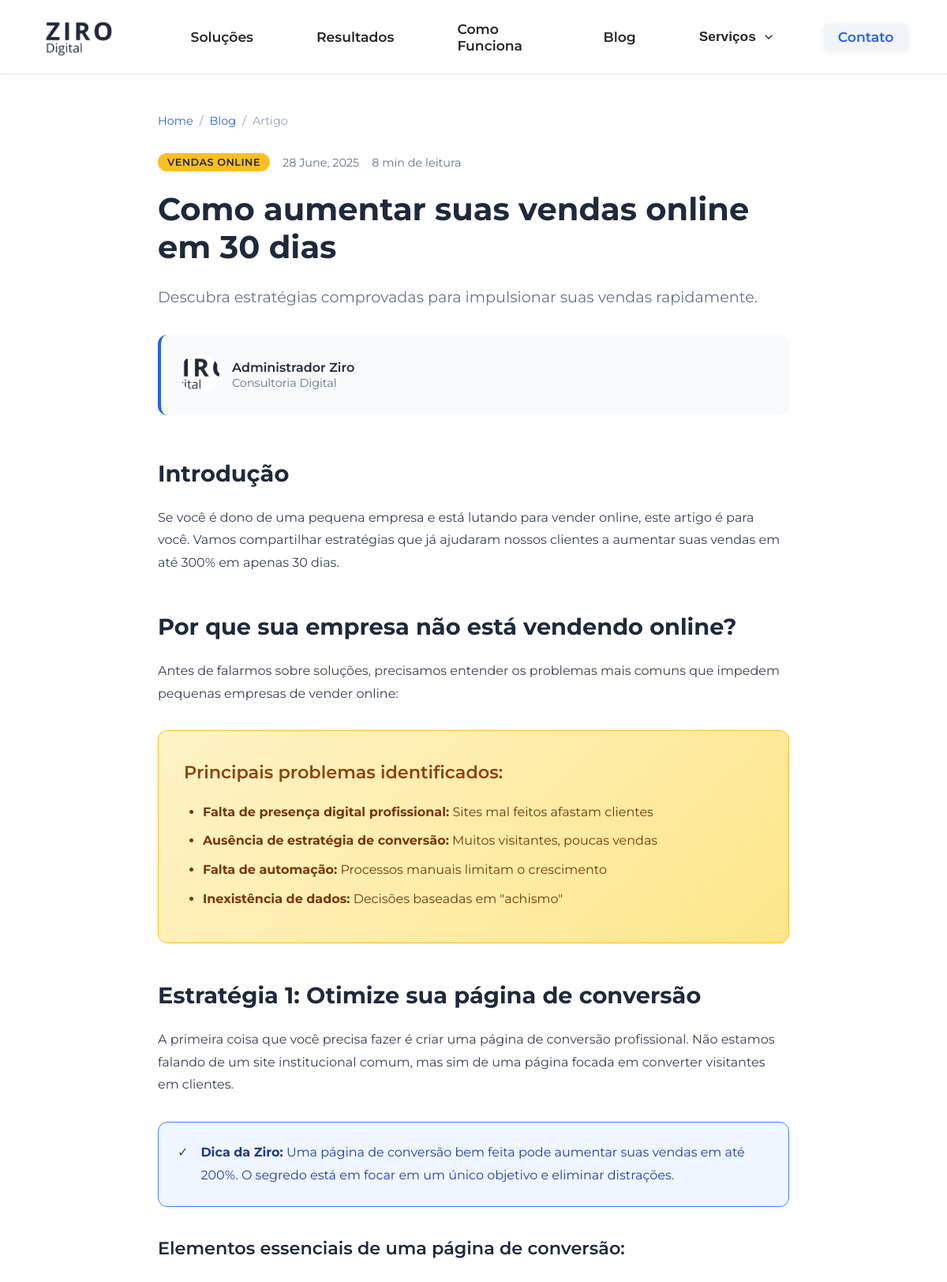
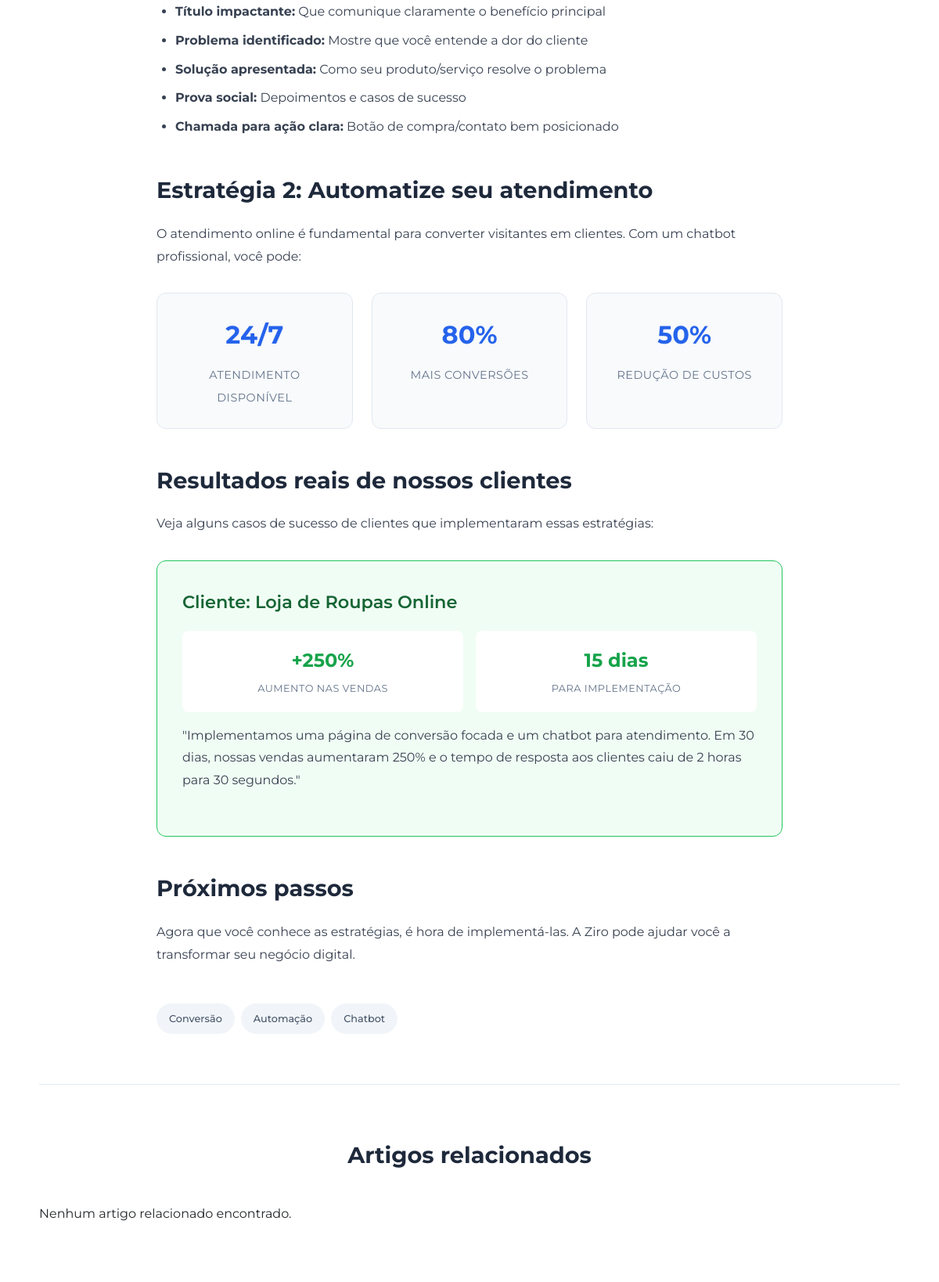
The page /blog/artigo.php?id=1 (upper part) on the database its author committed (2 pictures, top to bottom).
### tables this page shows
CREATE TABLE articles (
    id INT AUTO_INCREMENT PRIMARY KEY,
    title VARCHAR(255) NOT NULL,
    slug VARCHAR(255) UNIQUE NOT NULL,
    excerpt TEXT,
    content LONGTEXT NOT NULL,
    featured_image VARCHAR(255),
    author_id INT NOT NULL,
    category_id INT,
    status ENUM('draft', 'published', 'archived') DEFAULT 'draft',
    is_featured BOOLEAN DEFAULT FALSE,
    is_pinned BOOLEAN DEFAULT FALSE,
    allow_comments BOOLEAN DEFAULT TRUE,
    view_count INT DEFAULT 0,
    read_time INT DEFAULT 5,  
    seo_title VARCHAR(255),
    seo_description TEXT,
    seo_keywords TEXT,
    published_at DATETIME,
    created_at TIMESTAMP DEFAULT CURRENT_TIMESTAMP,
    updated_at TIMESTAMP DEFAULT CURRENT_TIMESTAMP ON UPDATE CURRENT_TIMESTAMP,
    FOREIGN KEY (author_id) REFERENCES users(id) ON DELETE CASCADE,
    FOREIGN KEY (category_id) REFERENCES categories(id) ON DELETE SET NULL,
    INDEX idx_slug (slug),
    INDEX idx_status (status),
    INDEX idx_featured (is_featured),
    INDEX idx_pinned (is_pinned),
    INDEX idx_published (published_at),
    INDEX idx_views (view_count),
    INDEX idx_author (author_id),
    INDEX idx_category (category_id)
);

CREATE TABLE categories (
    id INT AUTO_INCREMENT PRIMARY KEY,
    name VARCHAR(100) NOT NULL,
    slug VARCHAR(100) UNIQUE NOT NULL,
    description TEXT,
    color VARCHAR(7) DEFAULT '#2563eb',  
    icon VARCHAR(50),  
    is_featured BOOLEAN DEFAULT FALSE,
    sort_order INT DEFAULT 0,
    is_active BOOLEAN DEFAULT TRUE,
    created_at TIMESTAMP DEFAULT CURRENT_TIMESTAMP,
    updated_at TIMESTAMP DEFAULT CURRENT_TIMESTAMP ON UPDATE CURRENT_TIMESTAMP,
    INDEX idx_slug (slug),
    INDEX idx_featured (is_featured),
    INDEX idx_active (is_active),
    INDEX idx_sort (sort_order)
);

CREATE TABLE users (
    id INT AUTO_INCREMENT PRIMARY KEY,
    username VARCHAR(50) UNIQUE NOT NULL,
    email VARCHAR(100) UNIQUE NOT NULL,
    password_hash VARCHAR(255) NOT NULL,
    full_name VARCHAR(100) NOT NULL,
    role ENUM('admin', 'editor', 'author') DEFAULT 'author',
    avatar_url VARCHAR(255),
    bio TEXT,
    is_active BOOLEAN DEFAULT TRUE,
    last_login DATETIME,
    created_at TIMESTAMP DEFAULT CURRENT_TIMESTAMP,
    updated_at TIMESTAMP DEFAULT CURRENT_TIMESTAMP ON UPDATE CURRENT_TIMESTAMP,
    INDEX idx_username (username),
    INDEX idx_email (email),
    INDEX idx_role (role),
    INDEX idx_active (is_active)
);

### blog/artigo.php (the view, shortened to what this page needs)
<?php require_once __DIR__ . '/connection.php'; ?>
<?php
$id = isset($_GET['id']) ? (int)$_GET['id'] : null;
$stmt = $pdo->prepare("
    SELECT
        a.*,
        u.full_name as author_name,
        u.avatar_url as author_avatar,
        c.name as category_name,
        c.slug as category_slug,
        c.color as category_color,
        GROUP_CONCAT(t.name) as tags
    FROM articles a
    LEFT JOIN users u ON a.author_id = u.id
    LEFT JOIN categories c ON a.category_id = c.id
    LEFT JOIN article_tags at ON a.id = at.article_id
    LEFT JOIN tags t ON at.tag_id = t.id
    WHERE a.id = :id AND a.status = 'published'
    GROUP BY a.id
    LIMIT 1
");
$stmt->bindValue(':id', $id, PDO::PARAM_INT);
$stmt->execute();
$article = $stmt->fetch();
$relatedStmt = $pdo->prepare("
    SELECT id, title, excerpt, published_at, featured_image
    FROM articles
    WHERE status = 'published' AND category_id = :cat_id AND id != :id
    ORDER BY published_at DESC
    LIMIT 3
");
$relatedStmt->bindValue(':cat_id', $article['category_id'], PDO::PARAM_INT);
$relatedStmt->bindValue(':id', $article['id'], PDO::PARAM_INT);
$relatedStmt->execute();
$relatedArticles = $relatedStmt->fetchAll();
?>
<!DOCTYPE html>
<html lang="pt-BR">
<head>
    <link rel="stylesheet" href="../assets/css/style.css">
    <link rel="stylesheet" href="../assets/css/blog.css">
</head>
<body>
    <main>
        <section class="blog-content" aria-labelledby="blog-post-title">
            <div class="container">
                <article class="blog-post">
                    <nav class="breadcrumb" aria-label="NavegaÃ§Ã£o do breadcrumb">
                        <a href="/">Home</a>
                        <span>/</span>
                        <a href="/blog/">Blog</a>
                        <span>/</span>
                        <span aria-current="page" id="breadcrumb-title">Artigo</span>
                    </nav>
                    <header class="blog-post-header">
                        <div class="blog-post-meta">
                            <span class="blog-post-category" id="post-category"><?= htmlspecialchars($article['category_name'] ?? 'Sem categoria') ?></span>
                            <span class="blog-post-date" id="post-date"><?= date('d F, Y', strtotime($article['published_at'])) ?></span>
                            <span class="blog-post-read-time" id="post-read-time"><?= $article['read_time'] ?> min de leitura</span>
                        </div>
                        <h1 id="blog-post-title" class="blog-post-title"><?= htmlspecialchars($article['title']) ?></h1>
                        <p class="blog-post-excerpt" id="post-excerpt">
                            <?= htmlspecialchars($article['excerpt']) ?>
                        </p>
                        <div class="blog-post-author">
                            <div class="blog-post-author-avatar">
                                <img src="<?= htmlspecialchars($article['author_avatar'] ?: '../assets/images/ziro-logo.png') ?>" alt="<?= htmlspecialchars($article['author_name']) ?>" width="50" height="50">
                            </div>
                            <div class="blog-post-author-info">
                                <strong><?= htmlspecialchars($article['author_name']) ?></strong>
                                <span>Consultoria Digital</span>
                            </div>
                        </div>
                    </header>
                    <div class="blog-post-body" id="post-content">
                        <?= $article['content'] ?>
                        <?php if (!empty($article['tags'])): ?>
                        <div class="blog-post-tags" id="post-tags">
                            <?php
                            $tags = explode(',', $article['tags']);
                            foreach ($tags as $tag):
                                $tag = trim($tag);
                                if (!empty($tag)): ?>
                                    <span class="blog-post-tag"><?= htmlspecialchars($tag) ?></span>
                                <?php endif;
                            endforeach; ?>
                        </div>
                        <?php endif; ?>
                    </div>
                </article>
                <section class="blog-related" aria-labelledby="blog-related-title">
                    <h2 id="blog-related-title">Artigos relacionados</h2>
                    <div class="blog-related-grid" id="related-posts">
                        <?php if (!empty($relatedArticles)): ?>
                            <?php foreach ($relatedArticles as $rel): ?>
                                <article class="blog-related-post">
                                    <div class="blog-related-post-image">
                                        <?php if (!empty($rel['featured_image'])): ?>
                                            <img src="<?= htmlspecialchars($rel['featured_image']) ?>" alt="<?= htmlspecialchars($rel['title']) ?>" loading="lazy">
                                        <?php else: ?>
                                            <div class="related-post-visual">
                                                <div class="related-preview">
                                                    <div class="related-preview-header">
                                                        <div class="related-preview-dots">
                                                            <span></span>
                                                            <span></span>
                                                            <span></span>
                                                        </div>
                                                    </div>
                                                    <div class="related-preview-content">
                                                        <div class="related-text-line"></div>
                                                        <div class="related-text-line"></div>
                                                    </div>
                                                </div>
                                            </div>
                                        <?php endif; ?>
                                    </div>
                                    <div class="blog-related-post-content">
                                        <h3>
                                            <a href="artigo.php?id=<?= $rel['id'] ?>" class="blog-related-post-link">
                                                <?= htmlspecialchars($rel['title']) ?>
                                            </a>
                                        </h3>
                                        <p><?= htmlspecialchars($rel['excerpt']) ?></p>
                                        <span class="related-date"><?= date('d/m/Y', strtotime($rel['published_at'])) ?></span>
                                    </div>
                                </article>
                            <?php endforeach; ?>
                        <?php else: ?>
                            <p>Nenhum artigo relacionado encontrado.</p>
                        <?php endif; ?>
                    </div>
                </section>
            </div>
        </section>
    </main>
</body>
</html>

### assets/css/style.css (style rules this page uses)
body { font-family: 'Montserrat', Arial, sans-serif; background: #f7f8fa; color: #23272a; margin: 0; padding: 0; padding-top: 80px; }
.container { max-width: 1100px; margin: 0 auto; padding: 0 24px; }

### assets/css/blog.css (style rules this page uses)
.blog-content { padding: 4rem 0; background: #fff; }
.blog-post { max-width: 800px; margin: 0 auto; }
.breadcrumb { display: flex; align-items: center; gap: 0.5rem; margin-bottom: 2rem; font-size: 0.9rem; color: #64748b; }
.breadcrumb a { color: #2563eb; text-decoration: none; transition: color 0.2s; }
.breadcrumb span { color: #94a3b8; }
.blog-post-header { margin-bottom: 3rem; }
.blog-post-meta { display: flex; align-items: center; gap: 1rem; margin-bottom: 1.5rem; flex-wrap: wrap; }
.blog-post-category { background: #fbbf24; color: #1e293b; padding: 0.25rem 0.75rem; border-radius: 20px; font-size: 0.8rem; font-weight: 600; text-transform: uppercase; letter-spacing: 0.5px; }
.blog-post-date, .blog-post-read-time { color: #64748b; font-size: 0.9rem; }
.blog-post-title { font-size: 2.5rem; font-weight: 700; line-height: 1.2; margin: 0 0 1.5rem 0; color: #1e293b; }
.blog-post-excerpt { font-size: 1.2rem; color: #64748b; line-height: 1.6; margin: 0 0 2rem 0; }
.blog-post-author { display: flex; align-items: center; gap: 1rem; padding: 1.5rem; background: #f8fafc; border-radius: 12px; border-left: 4px solid #2563eb; }
.blog-post-author-avatar img { width: 50px; height: 50px; border-radius: 50%; object-fit: cover; }
.blog-post-author-info strong { display: block; color: #1e293b; font-weight: 600; }
.blog-post-author-info span { color: #64748b; font-size: 0.9rem; }
.blog-post-body { line-height: 1.8; color: #374151; }
.blog-post-body h2 { font-size: 1.8rem; font-weight: 700; color: #1e293b; margin: 2.5rem 0 1rem 0; }
.blog-post-body h3 { font-size: 1.4rem; font-weight: 600; color: #1e293b; margin: 2rem 0 1rem 0; }
.blog-post-body p { margin-bottom: 1.5rem; }
.blog-post-body ul { margin: 1.5rem 0; padding-left: 1.5rem; }
.blog-post-body li { margin-bottom: 0.5rem; }
.blog-post-highlight { background: linear-gradient(135deg, #fef3c7, #fde68a); border: 1px solid #fbbf24; border-radius: 12px; padding: 2rem; margin: 2rem 0; }
.blog-post-highlight h3 { color: #92400e; margin-top: 0; }
.blog-post-highlight ul { margin: 1rem 0 0 0; }
.blog-post-highlight li { color: #78350f; }
.blog-post-tip { display: flex; gap: 1rem; background: #eff6ff; border: 1px solid #3b82f6; border-radius: 12px; padding: 1.5rem; margin: 2rem 0; align-items: flex-start; }
.blog-post-tip-icon { flex-shrink: 0; }
.blog-post-tip-content { color: #1e40af; }
.blog-post-tip-content strong { color: #1e3a8a; }
.blog-post-stats { display: grid; grid-template-columns: repeat(3, 1fr); gap: 1.5rem; margin: 2rem 0; }
.blog-post-stat { text-align: center; padding: 1.5rem; background: #f8fafc; border-radius: 12px; border: 1px solid #e2e8f0; }
.blog-post-stat-number { display: block; font-size: 2rem; font-weight: 700; color: #2563eb; margin-bottom: 0.5rem; }
.blog-post-stat-label { font-size: 0.9rem; color: #64748b; text-transform: uppercase; letter-spacing: 0.5px; }
.blog-post-case { background: #f0fdf4; border: 1px solid #22c55e; border-radius: 12px; padding: 2rem; margin: 2rem 0; }
.blog-post-case h3 { color: #166534; margin-top: 0; }
.blog-post-case-results { display: grid; grid-template-columns: repeat(2, 1fr); gap: 1rem; margin: 1rem 0; }
.blog-post-case-result { text-align: center; padding: 1rem; background: white; border-radius: 8px; }
.blog-post-case-number { display: block; font-size: 1.5rem; font-weight: 700; color: #16a34a; }
.blog-post-case-label { font-size: 0.8rem; color: #64748b; text-transform: uppercase; letter-spacing: 0.5px; }
.blog-post-tags { display: flex; gap: 0.5rem; margin-top: 3rem; flex-wrap: wrap; }
.blog-post-tag { background: #f1f5f9; color: #475569; padding: 0.5rem 1rem; border-radius: 20px; font-size: 0.8rem; font-weight: 500; transition: all 0.2s; }
.blog-related { margin-top: 4rem; padding-top: 3rem; border-top: 1px solid #e2e8f0; }
.blog-related h2 { font-size: 1.8rem; font-weight: 700; color: #1e293b; margin-bottom: 2rem; text-align: center; }
.blog-related-grid { display: grid; grid-template-columns: repeat(3, 1fr); gap: 2rem; }

### rows shown on the page
articles: category.name "VENDAS ONLINE", published_at "28 June, 2025", read_time "8", title "Como aumentar suas vendas online em 30 dias", excerpt "Descubra estratégias comprovadas para impulsionar suas vendas rapidamente.", author.full_name "Administrador Ziro", content "Introdução Se você é dono de uma pequena empresa e está lutando para vender online, este artigo é para você. Vamos compartilhar estratégias que já ajudaram nossos clientes a aumentar suas vendas em até 300% em apenas 30 dias. Por que sua empresa não está vendendo online? Antes de falarmos sobre soluções, precisamos entender os problemas mais comuns que impedem pequenas empresas de vender online: Principais problemas identificados: Falta de presença digital profissional: Sites mal feitos afastam clientes Ausência de estratégia de conversão: Muitos visitantes, poucas vendas Falta de automação: Processos manuais limitam o crescimento Inexistência de dados: Decisões baseadas em \"achismo\"…"

### other values the page prints
$tag "Conversão"
$tag "Automação"
$tag "Chatbot"
